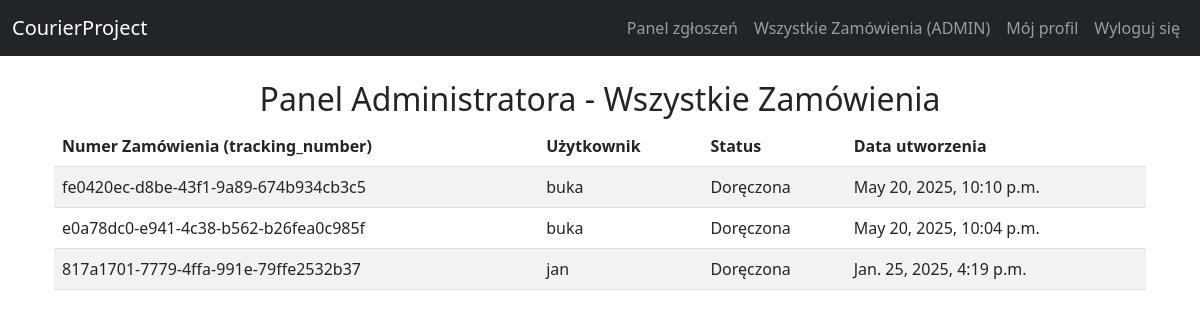
Page /orders/admin/list/ (signed in) on the committed database.
### apps/orders/models.py (models this page shows)
class Order(models.Model):
    user = models.ForeignKey(settings.AUTH_USER_MODEL, on_delete=models.CASCADE, related_name='orders')
    tracking_number = models.UUIDField(default=uuid.uuid4, unique=True, editable=False)
    status = models.CharField(
        max_length=20,
        choices=[
            ('NEW', 'Nowe'),
            ('PICKED_UP', 'Kurier odebrał paczkę'),
            ('SORTING', 'Paczka jest na sortowni'),
            ('OUT_FOR_DELIVERY', 'Wydana do doręczenia'),
            ('DELIVERED', 'Doręczona'),
        ],
        default='NEW'
    )
    created_at = models.DateTimeField(auto_now_add=True)

### apps/users/models.py (models this page shows, shortened)
class User(AbstractUser):
    is_business = models.BooleanField(default=False)
    nip = models.CharField(max_length=10, blank=True, null=True)

### apps/orders/views.py (the view)
# urls.py: path('admin/list/', views.admin_order_list_view, name='admin_order_list')
@user_passes_test(is_staff_user)
def admin_order_list_view(request):
    orders = Order.objects.all().order_by('-created_at')
    return render(request, 'orders/admin_order_list.html', {'orders': orders})

### apps/orders/views.py (called while the page is built)
def is_staff_user(user):
    return user.is_staff or user.is_superuser

### templates/orders/admin_order_list.html
{% extends 'base.html' %}
{% block content %}
<div class="container mt-4">
  <h2 class="text-center">Panel Administratora - Wszystkie Zamówienia</h2>
  <div class="table-responsive">
    <table class="table table-striped">
      <thead>
        <tr>
          <th>Numer Zamówienia (tracking_number)</th>
          <th>Użytkownik</th>
          <th>Status</th>
          <th>Data utworzenia</th>
        </tr>
      </thead>
      <tbody>
        {% for order in orders %}
          <tr>
            <td>{{ order.tracking_number }}</td>
            <td>{{ order.user.username }}</td>
            <td>{{ order.get_status_display }}</td>
            <td>{{ order.created_at }}</td>
          </tr>
        {% empty %}
          <tr>
            <td colspan="4" class="text-center">Brak zamówień do wyświetlenia</td>
          </tr>
        {% endfor %}
      </tbody>
    </table>
  </div>
</div>
{% endblock %}

### templates/base.html (shortened to what this page needs)
<!DOCTYPE html>
<html lang="pl">
<head>
  <link rel="stylesheet"
        href="https://cdn.jsdelivr.net/npm/bootstrap@5.3.0/dist/css/bootstrap.min.css">
</head>
<body>
  <nav class="navbar navbar-expand-lg navbar-dark bg-dark">
    <div class="container-fluid">
      <a class="navbar-brand" href="{% url 'core:home' %}">CourierProject</a>
      <div class="collapse navbar-collapse" id="navbarSupportedContent">
        <ul class="navbar-nav ms-auto mb-2 mb-lg-0">
          {% if user.is_staff %}
            <li class="nav-item">
              <a class="nav-link" href="{% url 'support:admin_ticket_list' %}">Panel zgłoszeń</a>
            </li>
            <li class="nav-item">
              <a class="nav-link" href="{% url 'orders:admin_order_list' %}">Wszystkie Zamówienia (ADMIN)</a>
            </li>
          {% endif %}
          {% if user.is_authenticated %}
            <li class="nav-item">
              <a class="nav-link" href="{% url 'users:profile' %}">Mój profil</a>
            </li>
            <li class="nav-item">
              <a class="nav-link" href="{% url 'users:logout' %}">Wyloguj się</a>
            </li>
          {% endif %}
        </ul>
      </div>
    </div>
  </nav>
  <div class="container mt-4">
    {% block content %}{% endblock %}
  </div>
</body>
</html>

### rows in the picture
Order: tracking_number "fe0420ec-d8be-43f1-9a89-674b934cb3c5", user.username "buka", status "Doręczona", created_at "May 20, 2025, 10:10 p.m."
Order: tracking_number "e0a78dc0-e941-4c38-b562-b26fea0c985f", user.username "buka", status "Doręczona", created_at "May 20, 2025, 10:04 p.m."
Order: tracking_number "817a1701-7779-4ffa-991e-79ffe2532b37", user.username "jan", status "Doręczona", created_at "Jan. 25, 2025, 4:19 p.m."
